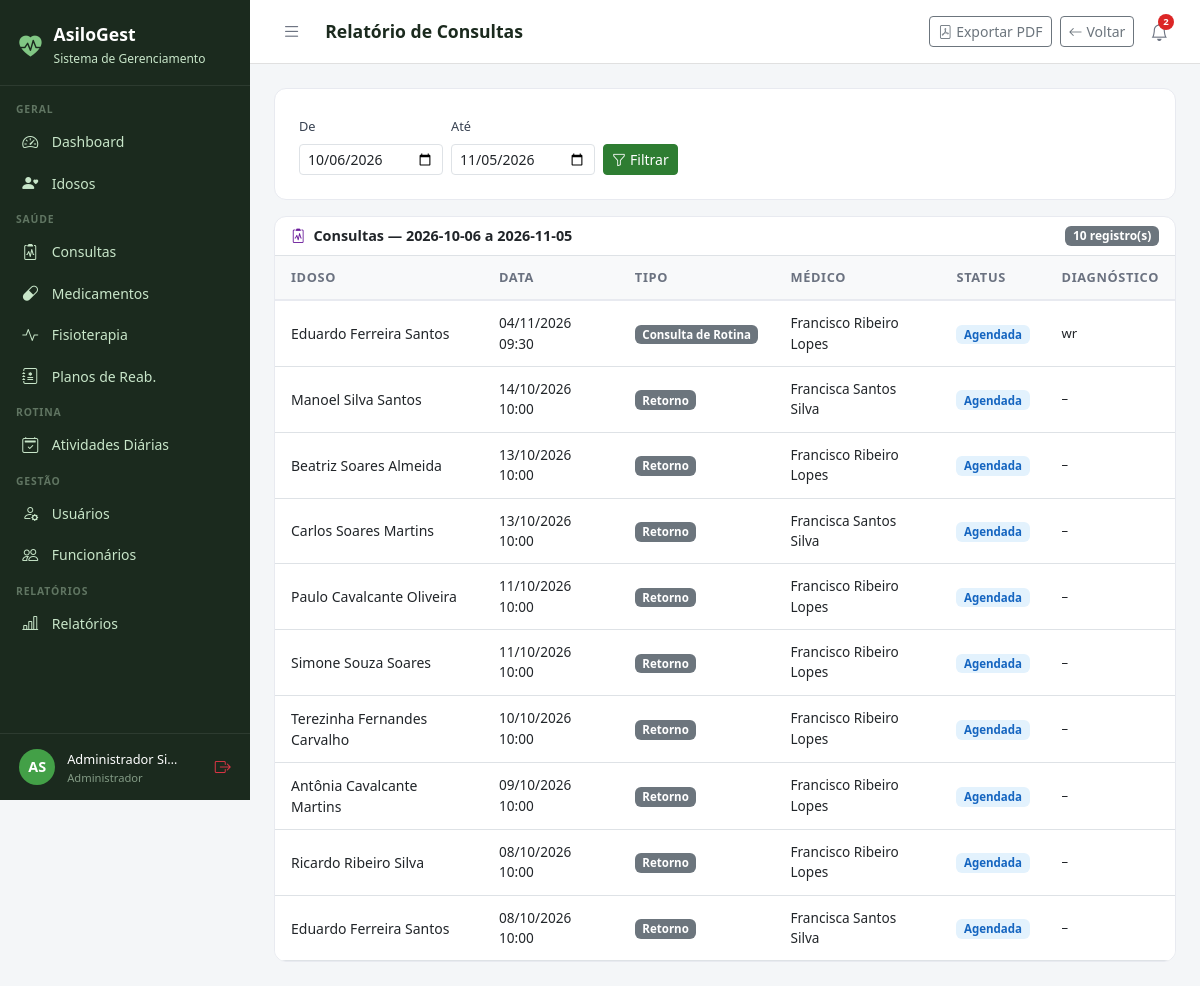
Page /relatorios/consultas/ (signed in) on the committed database.
### core/models.py (models this page shows, shortened)
class Usuario(AbstractUser):
    PERFIL_CHOICES = [
        ('administrador', 'Administrador'),
        ('medico', 'Médico'),
        ('fisioterapeuta', 'Fisioterapeuta'),
        ('enfermeiro', 'Enfermeiro(a)'),
        ('recepcionista', 'Recepcionista'),
        ('familiar', 'Familiar do Idoso'),
    ]
    perfil = models.CharField(
        max_length=20, choices=PERFIL_CHOICES,
        default='recepcionista', verbose_name='Perfil de Acesso'
    )
    telefone = models.CharField(max_length=15, blank=True, verbose_name='Telefone')
    cpf = models.CharField(max_length=14, unique=True, null=True, blank=True, verbose_name='CPF')
    foto = models.ImageField(upload_to='usuarios/', blank=True, null=True, verbose_name='Foto')
    data_nascimento = models.DateField(null=True, blank=True, verbose_name='Data de Nascimento')
    especialidade = models.CharField(
        max_length=100, blank=True, verbose_name='Especialidade',
        help_text='Preencha para Médico ou Fisioterapeuta'
    )
    data_admissao = models.DateField(null=True, blank=True, verbose_name='Data de Admissão')
    primeiro_acesso = models.BooleanField(
        default=True, verbose_name='Primeiro Acesso',
        help_text='Usuário deve definir senha no primeiro login'
    )
    ativo = models.BooleanField(default=True, verbose_name='Ativo')
    criado_em = models.DateTimeField(auto_now_add=True)
    class Meta:
        verbose_name = 'Usuário'
        verbose_name_plural = 'Usuários'
        ordering = ['first_name', 'last_name']
    @property
    def is_administrador(self):
        return self.perfil == 'administrador' or self.is_superuser
    @property
    def is_fisioterapeuta(self):
        return self.perfil == 'fisioterapeuta'
    @property
    def is_familiar(self):
        return self.perfil == 'familiar'
    @property
    def pode_ver_saude(self):
        return (self.is_administrador or self.is_medico
                or self.is_fisioterapeuta or self.is_enfermeiro)
    @property
    def pode_cadastrar_usuarios(self):
        return self.is_administrador or self.is_recepcionista
    @property
    def pode_administrar(self):
        return self.is_administrador

### consultas/models.py (models this page shows, shortened)
class Consulta(models.Model):
    TIPO_CHOICES = [
        ('rotina', 'Consulta de Rotina'),
        ('urgencia', 'Urgência'),
        ('retorno', 'Retorno'),
        ('especialidade', 'Especialidade'),
        ('preventiva', 'Preventiva'),
    ]
    STATUS_CHOICES = [
        ('agendada', 'Agendada'),
        ('realizada', 'Realizada'),
        ('cancelada', 'Cancelada'),
        ('falta', 'Falta'),
    ]
    idoso = models.ForeignKey(Idoso, on_delete=models.CASCADE, related_name='consultas')
    medico = models.ForeignKey(Usuario, on_delete=models.SET_NULL, null=True, related_name='consultas_medico', limit_choices_to={'perfil': 'medico'})
    data_hora = models.DateTimeField(verbose_name='Data e Hora')
    tipo = models.CharField(max_length=15, choices=TIPO_CHOICES, default='rotina')
    status = models.CharField(max_length=10, choices=STATUS_CHOICES, default='agendada')
    queixa_principal = models.TextField(blank=True, verbose_name='Queixa Principal')
    anamnese = models.TextField(blank=True, verbose_name='Anamnese')
    exame_fisico = models.TextField(blank=True, verbose_name='Exame Físico')
    diagnostico = models.TextField(blank=True, verbose_name='Diagnóstico')
    prescricao = models.TextField(blank=True, verbose_name='Prescrição / Conduta')
    retorno_em = models.DateField(null=True, blank=True, verbose_name='Retorno Previsto')
    observacoes = models.TextField(blank=True)
    criado_em = models.DateTimeField(auto_now_add=True)
    atualizado_em = models.DateTimeField(auto_now=True)
    class Meta:
        verbose_name = 'Consulta'
        verbose_name_plural = 'Consultas'
        ordering = ['-data_hora']

### idosos/models.py (models this page shows, shortened)
class Idoso(models.Model):
    SEXO_CHOICES = [('M', 'Masculino'), ('F', 'Feminino')]
    TIPO_SANGUINEO = [('A+','A+'),('A-','A-'),('B+','B+'),('B-','B-'),('AB+','AB+'),('AB-','AB-'),('O+','O+'),('O-','O-')]
    STATUS_CHOICES = [('ativo','Ativo'),('inativo','Inativo'),('internado','Internado'),('falecido','Falecido')]
    nome = models.CharField(max_length=150, verbose_name='Nome Completo')
    data_nascimento = models.DateField(verbose_name='Data de Nascimento')
    sexo = models.CharField(max_length=1, choices=SEXO_CHOICES)
    cpf = models.CharField(max_length=14, unique=True, null=True, blank=True)
    rg = models.CharField(max_length=20, blank=True)
    tipo_sanguineo = models.CharField(max_length=3, choices=TIPO_SANGUINEO, blank=True)
    foto = models.ImageField(upload_to='idosos/', blank=True, null=True)
    status = models.CharField(max_length=10, choices=STATUS_CHOICES, default='ativo')
    endereco = models.CharField(max_length=200, blank=True)
    cidade = models.CharField(max_length=100, blank=True)
    estado = models.CharField(max_length=2, blank=True)
    cep = models.CharField(max_length=9, blank=True)
    alergias = models.TextField(blank=True, verbose_name='Alergias')
    condicoes_medicas = models.TextField(blank=True, verbose_name='Condições Médicas')
    observacoes = models.TextField(blank=True, verbose_name='Observações Gerais')
    data_entrada = models.DateField(verbose_name='Data de Entrada')
    numero_quarto = models.CharField(max_length=10, blank=True, verbose_name='Quarto')
    criado_em = models.DateTimeField(auto_now_add=True)
    atualizado_em = models.DateTimeField(auto_now=True)
    class Meta:
        verbose_name = 'Idoso'
        verbose_name_plural = 'Idosos'
        ordering = ['nome']

### relatorios/views.py (the view)
# urls.py: path('consultas/', views.consultas_relatorio, name='consultas'),
@login_required
@perfil_required('administrador', 'medico', 'recepcionista')
def consultas_relatorio(request):
    from consultas.models import Consulta
    hoje = date.today()
    inicio = request.GET.get('inicio', str(hoje - timedelta(days=30)))
    fim = request.GET.get('fim', str(hoje))
    consultas = Consulta.objects.filter(
        data_hora__date__range=[inicio, fim]
    ).select_related('idoso', 'medico').order_by('-data_hora')
    ctx = {'consultas': consultas, 'inicio': inicio, 'fim': fim, 'hoje': hoje}
    if request.GET.get('pdf'):
        html = render_to_string('relatorios/pdf/consultas.html', ctx)
        return _pdf_response(html, 'relatorio_consultas.pdf')
    return render(request, 'relatorios/consultas.html', ctx)

### templates/relatorios/consultas.html (shortened to what this page needs)
{% extends 'base.html' %}
{% block page_title %}Relatório de Consultas{% endblock %}
{% block topbar_actions %}
<a href="{% url 'relatorios:consultas' %}?pdf=1&inicio={{ inicio }}&fim={{ fim }}" class="btn btn-sm btn-outline-secondary"><i class="bi bi-file-pdf me-1"></i>Exportar PDF</a>
<a href="{% url 'relatorios:lista' %}" class="btn btn-sm btn-outline-secondary"><i class="bi bi-arrow-left me-1"></i>Voltar</a>
{% endblock %}
{% block content %}
<div class="form-card mb-3">
  <form method="get" class="row g-2 align-items-end">
    <div class="col-auto">
      <label class="form-label" style="font-size:.8rem;">De</label>
      <input type="date" name="inicio" value="{{ inicio }}" class="form-control form-control-sm">
    </div>
    <div class="col-auto">
      <label class="form-label" style="font-size:.8rem;">Até</label>
      <input type="date" name="fim" value="{{ fim }}" class="form-control form-control-sm">
    </div>
    <div class="col-auto">
      <button type="submit" class="btn btn-primary btn-sm"><i class="bi bi-funnel me-1"></i>Filtrar</button>
    </div>
  </form>
</div>
<div class="table-card">
  <div class="d-flex align-items-center justify-content-between px-3 py-2 border-bottom">
    <span style="font-weight:600;font-size:.9rem;"><i class="bi bi-clipboard2-pulse me-2" style="color:#6A1B9A;"></i>Consultas — {{ inicio }} a {{ fim }}</span>
    <span class="badge bg-secondary">{{ consultas|length }} registro(s)</span>
  </div>
  <table class="table table-hover">
    <thead><tr><th>Idoso</th><th>Data</th><th>Tipo</th><th>Médico</th><th>Status</th><th>Diagnóstico</th></tr></thead>
    <tbody>
      {% for c in consultas %}
      <tr>
        <td style="font-weight:500;font-size:.875rem;">{{ c.idoso.nome }}</td>
        <td style="font-size:.85rem;">{{ c.data_hora|date:"d/m/Y H:i" }}</td>
        <td><span class="badge bg-secondary" style="font-size:.72rem;">{{ c.get_tipo_display }}</span></td>
        <td style="font-size:.85rem;">{{ c.medico.get_full_name|default:"–" }}</td>
        <td><span class="badge" style="font-size:.72rem;{% if c.status == 'realizada' %}background:#E8F5E9;color:#2E7D32;{% elif c.status == 'agendada' %}background:#E3F2FD;color:#1565C0;{% else %}background:#FFEBEE;color:#C62828;{% endif %}">{{ c.get_status_display }}</span></td>
        <td style="font-size:.82rem;">{{ c.diagnostico|truncatechars:50|default:"–" }}</td>
      </tr>
      {% empty %}
      <tr><td colspan="6" class="text-center text-muted py-4">Nenhuma consulta no período.</td></tr>
      {% endfor %}
    </tbody>
  </table>
</div>
{% endblock %}

### templates/base.html (shortened to what this page needs)
<!DOCTYPE html>
<html lang="pt-br">
<head>
  <link href="https://cdn.jsdelivr.net/npm/bootstrap@5.3.0/dist/css/bootstrap.min.css" rel="stylesheet">
  <link href="https://cdn.jsdelivr.net/npm/bootstrap-icons@1.11.0/font/bootstrap-icons.css" rel="stylesheet">
</head>
<body>
{% if user.is_authenticated %}
<div id="sidebar">
  <div class="sidebar-brand">
    <i class="bi bi-heart-pulse-fill" style="color:#81C784;font-size:1.4rem;"></i>
    <div>
      <h5 style="margin:0;">AsiloGest</h5>
      <small>Sistema de Gerenciamento</small>
    </div>
  </div>
  <nav class="sidebar-nav">
    <div class="nav-section">Geral</div>
    <a href="{% url 'dashboard' %}" class="sidebar-link {% if request.resolver_match.url_name == 'dashboard' %}active{% endif %}">
      <i class="bi bi-speedometer2"></i> Dashboard
    </a>
    <a href="{% url 'idosos:lista' %}" class="sidebar-link">
      <i class="bi bi-person-heart"></i>
      {% if user.is_familiar %}Meus Familiares{% else %}Idosos{% endif %}
    </a>
    {% if user.pode_ver_saude or user.is_familiar %}
    <div class="nav-section">Saúde</div>
    <a href="{% url 'consultas:lista' %}" class="sidebar-link">
      <i class="bi bi-clipboard2-pulse"></i> Consultas
    </a>
    <a href="{% url 'medicamentos:lista' %}" class="sidebar-link">
      <i class="bi bi-capsule"></i> Medicamentos
    </a>
    <a href="{% url 'fisioterapia:lista' %}" class="sidebar-link">
      <i class="bi bi-activity"></i> Fisioterapia
    </a>
    {% if user.pode_ver_saude and not user.is_familiar %}
    <a href="{% url 'fisioterapia:planos_lista' %}" class="sidebar-link">
      <i class="bi bi-journal-medical"></i> Planos de Reab.
    </a>
    {% endif %}
    {% endif %}
    <div class="nav-section">Rotina</div>
    <a href="{% url 'atividades:lista' %}" class="sidebar-link">
      <i class="bi bi-calendar2-check"></i> Atividades Diárias
    </a>
    {% if user.pode_cadastrar_usuarios %}
    <div class="nav-section">Gestão</div>
    <a href="{% url 'usuarios_lista' %}" class="sidebar-link">
      <i class="bi bi-person-gear"></i> Usuários
    </a>
    {% endif %}
    {% if user.pode_administrar %}
    <a href="{% url 'funcionarios:lista' %}" class="sidebar-link">
      <i class="bi bi-people"></i> Funcionários
    </a>
    {% endif %}
    {% if user.pode_ver_saude or user.pode_administrar %}
    <div class="nav-section">Relatórios</div>
    <a href="{% url 'relatorios:lista' %}" class="sidebar-link">
      <i class="bi bi-bar-chart-line"></i> Relatórios
    </a>
    {% endif %}
  </nav>
  <div class="sidebar-user">
    <div class="avatar">{{ user.first_name|first|upper }}{{ user.last_name|first|upper }}</div>
    <div class="info" style="min-width:0;flex:1;">
      <span>{{ user.get_full_name|truncatechars:18 }}</span>
      <small>{{ user.get_perfil_display }}</small>
    </div>
    <a href="{% url 'logout' %}" class="text-danger" title="Sair" style="flex-shrink:0;">
      <i class="bi bi-box-arrow-right"></i>
    </a>
  </div>
</div>
<div id="main">
  <div class="topbar">
    <div class="topbar-left">
      <button class="btn-toggle-sidebar" onclick="toggleSidebar()" title="Menu">
        <i class="bi bi-list"></i>
      </button>
      <h4>{% block page_title %}{% endblock %}</h4>
    </div>
    <div class="d-flex align-items-center gap-2">
      {% block topbar_actions %}{% endblock %}
      <div style="position:relative;">
        <button class="notif-btn" id="notifBtn" onclick="toggleNotif()" title="Notificações">
          <i class="bi bi-bell"></i>
          {% if notif_count %}
          <span class="notif-badge">{{ notif_count }}</span>
          {% endif %}
        </button>
      </div>
    </div>
  </div>
  <div class="content">
    {% block content %}{% endblock %}
  </div>
</div>
{% else %}
{% block full_content %}{% endblock %}
{% endif %}
</body>
</html>

### templates/base.html (style rules this page uses)
:root { --sidebar-width: 250px; --primary: #2E7D32; --primary-light: #43A047; --accent: #1565C0; --bg-sidebar: #1B2A1E; --bg-sidebar-hover: #2E4A33; --text-sidebar: #C8E6C9; --transition: 0.3s ease; }
body { background: #F4F6F8; font-family: 'Segoe UI', sans-serif; }
#sidebar { position: fixed; top: 0; left: 0; width: var(--sidebar-width); height: 100vh; background: var(--bg-sidebar); z-index: 1000; display: flex; flex-direction: column; overflow-y: auto; transition: transform var(--transition); }
.sidebar-brand { padding: 1.5rem 1.2rem 1rem; border-bottom: 1px solid rgba(255,255,255,0.08); display: flex; align-items: center; gap: .75rem; }
.sidebar-brand h5 { color: #fff; font-weight: 700; margin: 0; font-size: 1.1rem; }
.sidebar-brand small { color: var(--text-sidebar); font-size: .75rem; }
.sidebar-nav { padding: .5rem 0; flex: 1; }
.nav-section { padding: .5rem 1rem .2rem; color: rgba(200,230,201,.4); font-size: .65rem; font-weight: 700; letter-spacing: .08em; text-transform: uppercase; }
.sidebar-link { display: flex; align-items: center; gap: .65rem; padding: .55rem 1.2rem; color: var(--text-sidebar); text-decoration: none; font-size: .875rem; transition: all .2s; border-left: 3px solid transparent; }
.sidebar-link i { font-size: 1rem; width: 1.2rem; }
.sidebar-user { padding: .8rem 1.2rem; border-top: 1px solid rgba(255,255,255,0.08); display: flex; align-items: center; gap: .75rem; }
.sidebar-user .avatar { width: 36px; height: 36px; background: var(--primary-light); border-radius: 50%; display: flex; align-items: center; justify-content: center; color: #fff; font-weight: 700; font-size: .9rem; flex-shrink: 0; }
.sidebar-user .info small { color: rgba(200,230,201,.6); font-size: .7rem; display: block; }
.sidebar-user .info span { color: #fff; font-size: .8rem; }
#main { margin-left: var(--sidebar-width); min-height: 100vh; display: flex; flex-direction: column; transition: margin-left var(--transition); }
.topbar { background: #fff; border-bottom: 1px solid #E0E0E0; padding: .75rem 1.5rem; display: flex; align-items: center; justify-content: space-between; position: sticky; top: 0; z-index: 999; }
.topbar-left { display: flex; align-items: center; gap: 1rem; }
.topbar h4 { margin: 0; font-size: 1.1rem; font-weight: 600; color: #1B2A1E; }
.btn-toggle-sidebar { background: none; border: none; padding: .4rem .5rem; color: #6B7280; cursor: pointer; border-radius: 6px; font-size: 1.2rem; line-height: 1; transition: background .2s, color .2s; }
.notif-btn { position: relative; background: none; border: none; padding: .4rem .5rem; color: #6B7280; cursor: pointer; border-radius: 6px; font-size: 1.1rem; transition: background .2s, color .2s; }
.notif-badge { position: absolute; top: 2px; right: 2px; background: #DC2626; color: #fff; font-size: .6rem; font-weight: 700; min-width: 16px; height: 16px; border-radius: 8px; padding: 0 4px; display: flex; align-items: center; justify-content: center; }
.content { padding: 1.5rem; flex: 1; }
.table-card { background: #fff; border-radius: 12px; border: 1px solid #E8EAF0; overflow: hidden; }
.table-card .table { margin: 0; }
.table thead th { background: #F8F9FA; border-bottom: 2px solid #E8EAF0; font-size: .8rem; font-weight: 600; color: #6B7280; text-transform: uppercase; letter-spacing: .05em; padding: .75rem 1rem; }
.table td { padding: .75rem 1rem; vertical-align: middle; font-size: .9rem; }
.form-card { background: #fff; border-radius: 12px; border: 1px solid #E8EAF0; padding: 1.5rem; }
.form-label { font-weight: 500; font-size: .875rem; color: #374151; }
.btn-primary { background: var(--primary); border-color: var(--primary); }

### rows in the picture
Usuario: first_name|first "A", last_name|first "S", get_full_name "Administrador Si…", perfil "Administrador"
Consulta: idoso.nome "Eduardo Ferreira Santos", data_hora "04/11/2026 09:30", tipo "Consulta de Rotina", medico.get_full_name "Francisco Ribeiro Lopes", status "Agendada", diagnostico "wr"
Consulta: idoso.nome "Manoel Silva Santos", data_hora "14/10/2026 10:00", tipo "Retorno", medico.get_full_name "Francisca Santos Silva", status "Agendada", diagnostico "–"
Consulta: idoso.nome "Beatriz Soares Almeida", data_hora "13/10/2026 10:00", tipo "Retorno", medico.get_full_name "Francisco Ribeiro Lopes", status "Agendada", diagnostico "–"
Consulta: idoso.nome "Carlos Soares Martins", data_hora "13/10/2026 10:00", tipo "Retorno", medico.get_full_name "Francisca Santos Silva", status "Agendada", diagnostico "–"
Consulta: idoso.nome "Paulo Cavalcante Oliveira", data_hora "11/10/2026 10:00", tipo "Retorno", medico.get_full_name "Francisco Ribeiro Lopes", status "Agendada", diagnostico "–"
Consulta: idoso.nome "Simone Souza Soares", data_hora "11/10/2026 10:00", tipo "Retorno", medico.get_full_name "Francisco Ribeiro Lopes", status "Agendada", diagnostico "–"
Consulta: idoso.nome "Terezinha Fernandes Carvalho", data_hora "10/10/2026 10:00", tipo "Retorno", medico.get_full_name "Francisco Ribeiro Lopes", status "Agendada", diagnostico "–"
Consulta: idoso.nome "Antônia Cavalcante Martins", data_hora "09/10/2026 10:00", tipo "Retorno", medico.get_full_name "Francisco Ribeiro Lopes", status "Agendada", diagnostico "–"
Consulta: idoso.nome "Ricardo Ribeiro Silva", data_hora "08/10/2026 10:00", tipo "Retorno", medico.get_full_name "Francisco Ribeiro Lopes", status "Agendada", diagnostico "–"
Consulta: idoso.nome "Eduardo Ferreira Santos", data_hora "08/10/2026 10:00", tipo "Retorno", medico.get_full_name "Francisca Santos Silva", status "Agendada", diagnostico "–"

### other values in the picture
{{ notif_count }} "2"
{{ inicio }} "2026-10-06"
{{ fim }} "2026-11-05"
{{ consultas|length }} "10"
